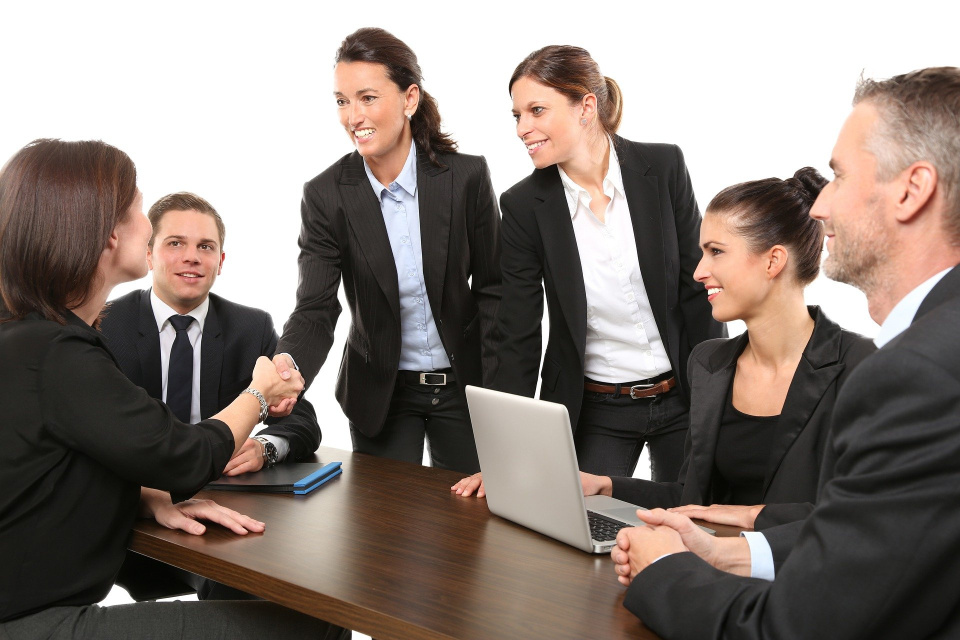
#> input picture Ch4/Face_Mosaic/image.jpg, 1920 x 1280 px (shown at 1/2 size)
$ python main.py
#> lines starting #> are read from the running program, lines starting #| are printed output that depends on the picture; after the words box and inside, x2 and y2 are one past the last pixel; in counts of white or black regions, pixels touching at a corner belong together
import cv2

face_cascade = cv2.CascadeClassifier(cv2.data.haarcascades + 'haarcascade_frontalface_default.xml')
img = cv2.imread('image.jpg')
#> img is the input picture: shape (1280, 1920, 3); mean B, G, R 118.3, 124.6, 135.5

gray = cv2.cvtColor(img, cv2.COLOR_BGR2GRAY)
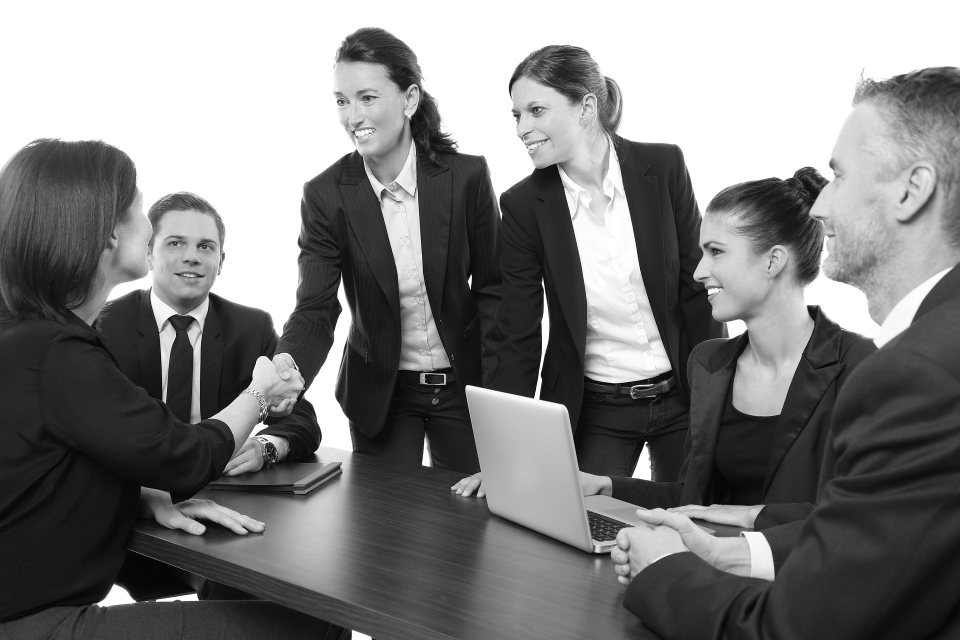
#> gray: shape (1280, 1920) (shown at 1/2 size); min 0, max 255, mean 127.2
faces = face_cascade.detectMultiScale(gray, 1.3, 5)
#> faces = [[638, 143, 145, 145], [298, 424, 164, 164], [1343, 429, 196, 196]]

v=20
for (x,y,w,h) in faces:
    cv2.rectangle(img, (x,y), (x+w, y+h), (255,0,0), 2)
    roi_gray = gray[y: y+h, x: x+w]
    roi_color = img[y: y+h, x: x+w]

    roi = cv2.resize(roi_color, (w//v, h//v))
    roi = cv2.resize(roi, (w, h), interpolation=cv2.INTER_AREA)
    img[y:y+h,x:x+w] = roi
#> this loop made 3 passes
#> pass 1, `roi_gray = gray[y: y+h, x: x+w]`:
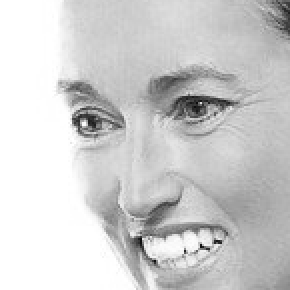
#> roi_gray: shape (145, 145) (shown 2 times larger); min 12, max 255, mean 206.5
#> pass 1, `roi_color = img[y: y+h, x: x+w]`:
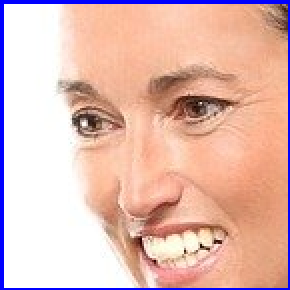
#> roi_color: shape (145, 145, 3) (shown 2 times larger); mean B, G, R 179.4, 187.9, 227.5
#> pass 1, `roi = cv2.resize(roi, (w, h), interpolation=cv2.INTER_AREA)`:
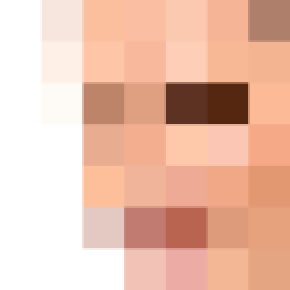
#> roi: shape (145, 145, 3) (shown 2 times larger); mean of channels 0, 1, 2 173.1, 192.2, 234.8; drawn as B, G, R
#> pass 2, `roi_gray = gray[y: y+h, x: x+w]`:
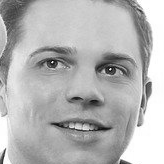
#> roi_gray: shape (164, 164); min 7, max 255, mean 180.1
#> after the loop:
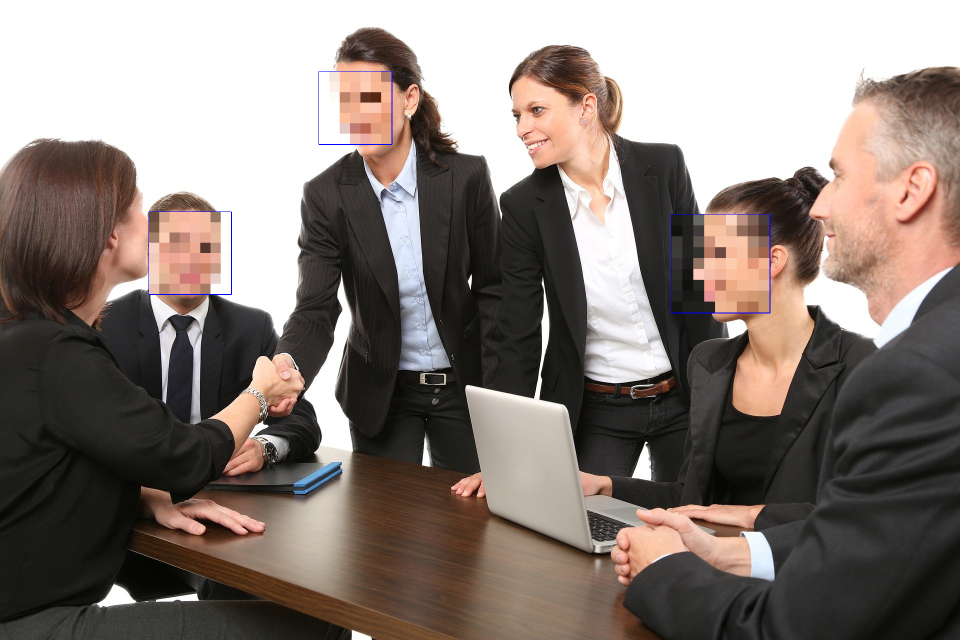
#> img: shape (1280, 1920, 3) (shown at 1/2 size); 3.39% of pixels changed, all inside (x1, y1, x2, y2) = (297, 142, 1541, 627)
#> after the loop:
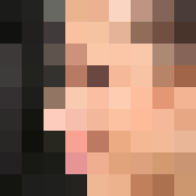
#> roi_color: shape (196, 196, 3); mean B, G, R 101.2, 120.3, 157.1


cv2.imshow('img',img)
cv2.waitKey(0)
cv2.destroyAllWindows()
